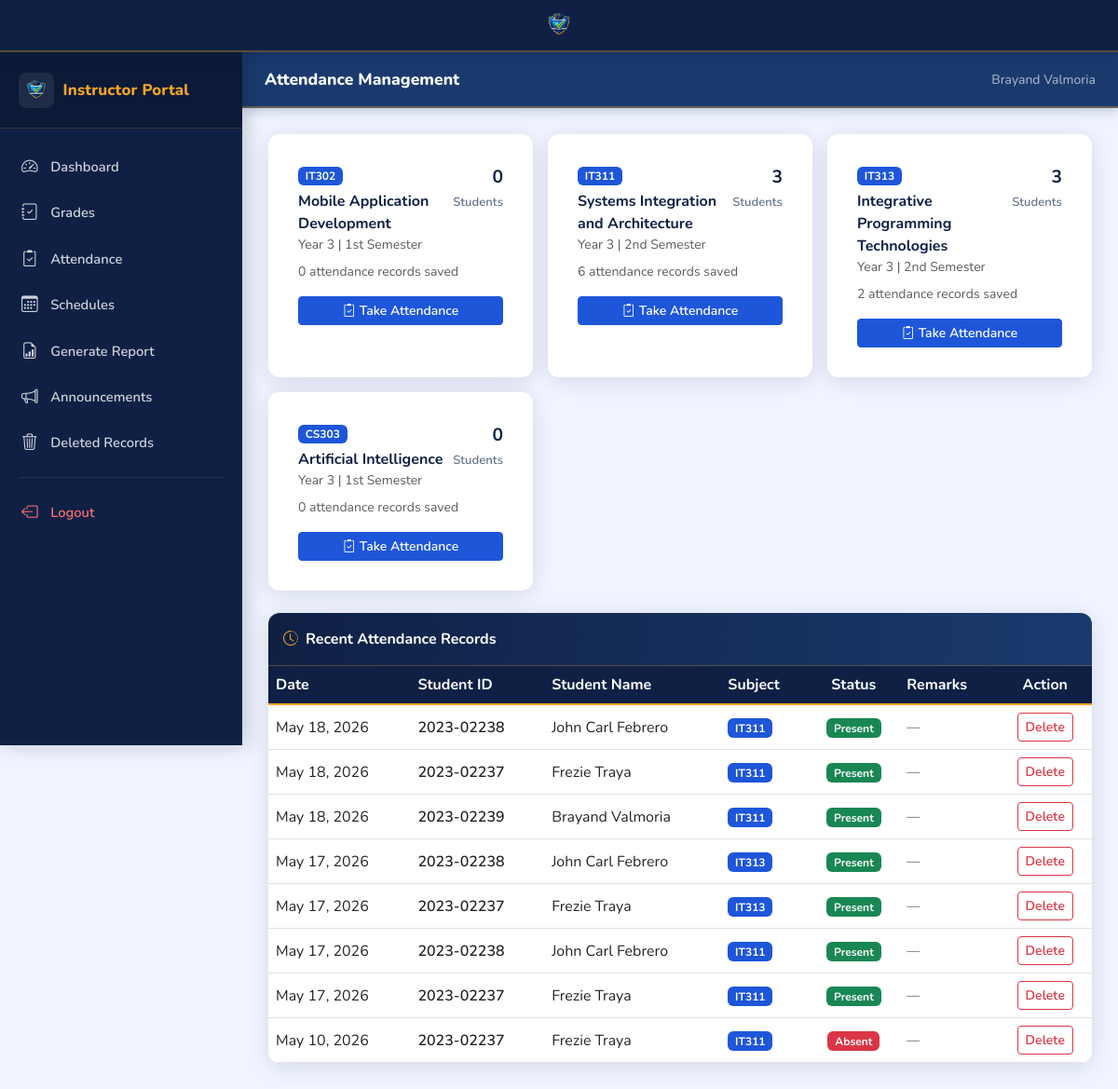
/attendance/instructor/ (signed in), run on the app's committed database.
### accounts/models.py (models this page shows, shortened)
class InstructorProfile(SoftDeleteMixin, models.Model):
    POSITION_CHOICES = [
        ('instructor_1', 'Instructor I'),
        ('instructor_2', 'Instructor II'),
        ('instructor_3', 'Instructor III'),
        ('assistant_prof_1', 'Assistant Professor I'),
        ('assistant_prof_2', 'Assistant Professor II'),
        ('associate_prof', 'Associate Professor'),
        ('full_prof', 'Full Professor'),
    ]
    YEAR_LEVEL_CHOICES = [
        ('1', '1st Year'),
        ('2', '2nd Year'),
        ('3', '3rd Year'),
        ('4', '4th Year'),
        ('all', 'All Year Levels'),
    ]
    user = models.OneToOneField(User, on_delete=models.CASCADE, related_name='instructor_profile')
    faculty_id = models.CharField(max_length=50, unique=True)
    full_name = models.CharField(max_length=200)
    department = models.ForeignKey(Department, on_delete=models.SET_NULL, null=True)
    program = models.ForeignKey(Program, on_delete=models.SET_NULL, null=True, blank=True)
    year_level_handles = models.CharField(max_length=10, choices=YEAR_LEVEL_CHOICES, default='all')
    position = models.CharField(max_length=50, choices=POSITION_CHOICES, blank=True)
    created_at = models.DateTimeField(auto_now_add=True)

class StudentProfile(SoftDeleteMixin, models.Model):
    YEAR_LEVEL_CHOICES = [
        ('1', '1st Year'),
        ('2', '2nd Year'),
        ('3', '3rd Year'),
        ('4', '4th Year'),
    ]
    user = models.OneToOneField(User, on_delete=models.CASCADE, related_name='student_profile')
    student_id = models.CharField(max_length=50, unique=True)
    department = models.ForeignKey(Department, on_delete=models.SET_NULL, null=True)
    program = models.ForeignKey(Program, on_delete=models.SET_NULL, null=True)
    year_level = models.CharField(max_length=1, choices=YEAR_LEVEL_CHOICES)
    full_name = models.CharField(max_length=200)
    contact_number = models.CharField(max_length=20, blank=True)
    address = models.TextField(blank=True)
    date_of_birth = models.DateField(null=True, blank=True)
    gender = models.CharField(max_length=20, blank=True)
    profile_complete = models.BooleanField(default=False)
    created_at = models.DateTimeField(auto_now_add=True)

### enrollment/models.py (models this page shows, shortened)
class Subject(models.Model):
    name = models.CharField(max_length=200)
    code = models.CharField(max_length=20, unique=True)
    description = models.TextField(blank=True)
    units = models.PositiveIntegerField(default=3)
    department = models.ForeignKey(Department, on_delete=models.CASCADE, related_name='subjects')
    program = models.ForeignKey(Program, on_delete=models.CASCADE, related_name='subjects')
    year_level = models.CharField(max_length=1, choices=[
        ('1', '1st Year'), ('2', '2nd Year'), ('3', '3rd Year'), ('4', '4th Year')
    ])
    semester = models.CharField(max_length=20, choices=[
        ('1st', '1st Semester'), ('2nd', '2nd Semester'), ('summer', 'Summer')
    ], default='1st')
    assigned_instructor = models.ForeignKey(
        InstructorProfile, on_delete=models.SET_NULL, null=True, blank=True, related_name='subjects'
    )

class Enrollment(SoftDeleteMixin, models.Model):
    STATUS_PENDING = 'pending'
    STATUS_APPROVED = 'approved'
    STATUS_REJECTED = 'rejected'
    STATUS_CHOICES = [
        (STATUS_PENDING, 'Pending Approval'),
        (STATUS_APPROVED, 'Approved'),
        (STATUS_REJECTED, 'Rejected'),
    ]
    CIVIL_STATUS_CHOICES = [
        ('single', 'Single'), ('married', 'Married'),
        ('widowed', 'Widowed'), ('separated', 'Separated'),
    ]
    GENDER_CHOICES = [
        ('male', 'Male'), ('female', 'Female'), ('other', 'Other'),
    ]
    student = models.OneToOneField(StudentProfile, on_delete=models.CASCADE, related_name='enrollment')
    status = models.CharField(max_length=20, choices=STATUS_CHOICES, default=STATUS_PENDING, db_index=True)
    section = models.ForeignKey(Section, on_delete=models.SET_NULL, null=True, blank=True)
    school_year = models.CharField(max_length=20, default='2024-2025', db_index=True)
    semester = models.CharField(max_length=20, choices=[
        ('1st', '1st Semester'), ('2nd', '2nd Semester'), ('summer', 'Summer')
    ], default='1st')
    subjects = models.ManyToManyField(Subject, blank=True)
    civil_status = models.CharField(max_length=20, choices=CIVIL_STATUS_CHOICES, blank=True)
    ethnicity = models.CharField(max_length=100, blank=True)
    nickname = models.CharField(max_length=50, blank=True)
    address = models.TextField(blank=True)
    contact_number = models.CharField(max_length=20, blank=True)
    date_of_birth = models.DateField(null=True, blank=True)
    place_of_birth = models.CharField(max_length=200, blank=True)
    age = models.PositiveIntegerField(null=True, blank=True)
    gender = models.CharField(max_length=20, choices=GENDER_CHOICES, blank=True)
    zip_code = models.CharField(max_length=10, blank=True)
    mother_name = models.CharField(max_length=200, blank=True)
    mother_occupation = models.CharField(max_length=200, blank=True)
    father_name = models.CharField(max_length=200, blank=True)
    father_occupation = models.CharField(max_length=200, blank=True)
    guardian_name = models.CharField(max_length=200, blank=True)
    guardian_relationship = models.CharField(max_length=100, blank=True)
    submitted_at = models.DateTimeField(auto_now_add=True)
    approved_at = models.DateTimeField(null=True, blank=True)
    remarks = models.TextField(blank=True)

### attendance/models.py (models this page shows, shortened)
class Attendance(SoftDeleteMixin, models.Model):
    STATUS_PRESENT = 'present'
    STATUS_ABSENT = 'absent'
    STATUS_LATE = 'late'
    STATUS_EXCUSED = 'excused'
    STATUS_CHOICES = [
        (STATUS_PRESENT, 'Present'),
        (STATUS_ABSENT, 'Absent'),
        (STATUS_LATE, 'Late'),
        (STATUS_EXCUSED, 'Excused'),
    ]
    enrollment = models.ForeignKey(Enrollment, on_delete=models.CASCADE, related_name='attendance_records')
    subject = models.ForeignKey(Subject, on_delete=models.CASCADE, related_name='attendance_records')
    instructor = models.ForeignKey(InstructorProfile, on_delete=models.SET_NULL, null=True)
    date = models.DateField(db_index=True)
    status = models.CharField(max_length=10, choices=STATUS_CHOICES, default=STATUS_PRESENT, db_index=True)
    remarks = models.CharField(max_length=200, blank=True)
    recorded_at = models.DateTimeField(auto_now_add=True)
    class Meta:
        unique_together = ('enrollment', 'subject', 'date')
        ordering = ['-date']

### attendance/views.py (the view)
# urls.py: path('instructor/', views.instructor_attendance, name='instructor_attendance'),
@login_required
def instructor_attendance(request):
    if request.user.role != User.ROLE_INSTRUCTOR:
        return redirect('home')
    instructor = request.user.instructor_profile
    subjects = Subject.objects.filter(assigned_instructor=instructor)
    subject_stats = []
    for subject in subjects:
        enrolled_count = Enrollment.objects.filter(subjects=subject, status='approved').count()
        records_count = Attendance.objects.filter(subject=subject, instructor=instructor).count()
        subject_stats.append({
            'subject': subject,
            'enrolled_count': enrolled_count,
            'records_count': records_count,
        })
    recent_records = Attendance.objects.filter(
        instructor=instructor
    ).select_related('enrollment__student', 'subject').order_by('-date', '-recorded_at')[:30]
    return render(request, 'attendance/instructor_attendance.html', {
        'subject_stats': subject_stats,
        'recent_records': recent_records,
        'instructor': instructor,
    })

### core/soft_delete.py (called while the page is built)
    def get_queryset(self):
        return SoftDeleteQuerySet(self.model, using=self._db).filter(is_deleted=False)

### templates/attendance/instructor_attendance.html (shortened to what this page needs)
{% extends 'base.html' %}
{% block body %}
<div class="portal-layout">
  {% include 'partials/sidebar_instructor.html' %}
  <div class="main-content">
    <div class="topbar">
      <div class="d-flex align-items-center gap-3">
        <span class="topbar-title">Attendance Management</span>
      </div>
      <span class="text-muted small">{{ instructor.full_name }}</span>
    </div>
    <div class="page-body fade-in">
      <div class="row g-3 mb-4">
        {% for item in subject_stats %}
        <div class="col-md-6 col-xl-4">
          <div class="form-card h-100">
            <div class="d-flex justify-content-between align-items-start mb-2">
              <div>
                <span class="badge bg-primary">{{ item.subject.code }}</span>
                <div class="fw-bold mt-1" style="color:#0f2044;">{{ item.subject.name }}</div>
                <div class="text-muted small">Year {{ item.subject.year_level }} | {{ item.subject.get_semester_display }}</div>
              </div>
              <div class="text-end">
                <div class="fw-bold" style="font-size:1.2rem;color:#0f2044;">{{ item.enrolled_count }}</div>
                <div class="stat-label">Students</div>
              </div>
            </div>
            <div class="text-muted small mb-3">{{ item.records_count }} attendance record{{ item.records_count|pluralize }} saved</div>
            <a href="{% url 'attendance_sheet' item.subject.pk %}" class="btn btn-primary btn-sm w-100 fw-semibold">
              <i class="bi bi-clipboard2-check me-1"></i>Take Attendance
            </a>
          </div>
        </div>
        {% empty %}
        <div class="col-12 text-center text-muted py-4">No subjects assigned yet.</div>
        {% endfor %}
      </div>
      <div class="portal-table">
        <div class="p-3 border-bottom fw-bold" style="color:#0f2044;background:#f8faff;">
          <i class="bi bi-clock-history me-2 text-primary"></i>Recent Attendance Records
        </div>
        <table class="table table-hover mb-0">
          <thead>
            <tr>
              <th>Date</th>
              <th>Student ID</th>
              <th>Student Name</th>
              <th>Subject</th>
              <th class="text-center">Status</th>
              <th>Remarks</th>
              <th class="text-center">Action</th>
            </tr>
          </thead>
          <tbody>
            {% for rec in recent_records %}
            <tr>
              <td>{{ rec.date|date:"M d, Y" }}</td>
              <td class="fw-semibold">{{ rec.enrollment.student.student_id }}</td>
              <td>{{ rec.enrollment.student.full_name }}</td>
              <td><span class="badge bg-primary">{{ rec.subject.code }}</span></td>
              <td class="text-center">
                <span class="badge {% if rec.status == 'present' %}bg-success{% elif rec.status == 'absent' %}bg-danger{% elif rec.status == 'late' %}bg-warning text-dark{% else %}bg-secondary{% endif %}">
                  {{ rec.get_status_display }}
                </span>
              </td>
              <td class="text-muted small">{{ rec.remarks|default:"—" }}</td>
              <td class="text-center">
                <form method="post" action="{% url 'attendance_delete' rec.pk %}" class="d-inline"
                      onsubmit="return confirm('Delete this record?');">
                  <button type="submit" class="btn btn-sm btn-outline-danger">Delete</button>
                </form>
              </td>
            </tr>
            {% empty %}
            <tr><td colspan="7" class="text-center text-muted py-4">No attendance records yet.</td></tr>
            {% endfor %}
          </tbody>
        </table>
      </div>
    </div>
  </div>
</div>
{% endblock %}

### static/css/portal.css (style rules this page uses)
:root { --primary-blue: #1a3a6e; --primary: #1e56d9; --primary-dark: #1342b5; --primary-light: #dbeafe; --sidebar-bg: #0f2044; --accent-gold: #f5a623; --accent-gold-dark: #c8860e; --accent-gold-light:#fef7e6; --sidebar-text: rgba(255, 255, 255, 0.80); --sidebar-width: 260px; --site-navbar-h: 56px; --topbar-h: 60px; --radius: 12px; --shadow: 0 4px 24px rgba(15, 32, 68, 0.12); --shadow-sm: 0 2px 8px rgba(15, 32, 68, 0.08); --bs-primary: #1e56d9; --bs-primary-rgb: 30, 86, 217; --bs-warning: #f5a623; --bs-warning-rgb: 245, 166, 35; }
body { font-family: 'Nunito', sans-serif; background: #f0f4ff; color: #1e293b; padding-top: var(--site-navbar-h); }
.portal-layout { display: flex; min-height: 100vh; }
.main-content { margin-left: var(--sidebar-width); flex: 1; display: flex; flex-direction: column; }
.topbar { height: var(--topbar-h); background: var(--primary-blue); display: flex; align-items: center; padding: 0 1.5rem; justify-content: space-between; box-shadow: 0 2px 12px rgba(15, 32, 68, 0.25); position: sticky; top: var(--site-navbar-h); z-index: 100; border-bottom: 2px solid rgba(245, 166, 35, 0.35); }
.topbar-title { font-weight: 800; font-size: 1.1rem; color: #fff; }
.topbar > span.text-muted, .topbar .text-muted { color: rgba(255, 255, 255, 0.65) !important; }
.page-body { padding: 1.75rem; }
.stat-label { font-size: .82rem; color: #64748b; font-weight: 600; margin-top: .2rem; }
.portal-table { background: #fff; border-radius: var(--radius); overflow: hidden; box-shadow: var(--shadow); }
.portal-table .table { margin: 0; }
.portal-table .table td { vertical-align: middle; }
.portal-table > div.border-bottom, .portal-table > .table-responsive + div.border-bottom { background: linear-gradient(90deg, var(--sidebar-bg) 0%, var(--primary-blue) 100%) !important; color: #fff !important; border-bottom: 1px solid rgba(245, 166, 35, 0.30) !important; }
.portal-table > div.border-bottom .text-primary { color: var(--accent-gold) !important; }
.portal-table .table thead th, .table thead th { background: var(--sidebar-bg); color: #fff; font-weight: 700; border-bottom: 2px solid var(--accent-gold); border-top: none; white-space: nowrap; }
.form-card { background: #fff; border-radius: var(--radius); padding: 2rem; box-shadow: var(--shadow); }
.fade-in { animation: fadeIn .35s ease both; }
.btn-primary, .btn-primary:not(:disabled):not(.disabled) { background-color: var(--primary); border-color: var(--primary); color: #fff; font-weight: 700; }
.btn-outline-danger { font-weight: 600; }
.badge.bg-primary { background-color: var(--primary) !important; }
.text-primary { color: var(--primary) !important; }

### data on the page
InstructorProfile: full_name "Brayand Valmoria"
Subject: subject.code "IT302", subject.name "Mobile Application Development", subject.year_level "3", subject.semester "1st Semester", enrolled_count "0", records_count "0"
Subject: subject.code "IT311", subject.name "Systems Integration and Architecture", subject.year_level "3", subject.semester "2nd Semester", enrolled_count "3", records_count "6"
Subject: subject.code "IT313", subject.name "Integrative Programming Technologies", subject.year_level "3", subject.semester "2nd Semester", enrolled_count "3", records_count "2"
Subject: subject.code "CS303", subject.name "Artificial Intelligence", subject.year_level "3", subject.semester "1st Semester", enrolled_count "0", records_count "0"
Attendance: date "May 18, 2026", enrollment.student.student_id "2023-02238", enrollment.student.full_name "John Carl Febrero", subject.code "IT311", status "Present", remarks "—"
Attendance: date "May 18, 2026", enrollment.student.student_id "2023-02237", enrollment.student.full_name "Frezie Traya", subject.code "IT311", status "Present", remarks "—"
Attendance: date "May 18, 2026", enrollment.student.student_id "2023-02239", enrollment.student.full_name "Brayand Valmoria", subject.code "IT311", status "Present", remarks "—"
Attendance: date "May 17, 2026", enrollment.student.student_id "2023-02238", enrollment.student.full_name "John Carl Febrero", subject.code "IT313", status "Present", remarks "—"
Attendance: date "May 17, 2026", enrollment.student.student_id "2023-02237", enrollment.student.full_name "Frezie Traya", subject.code "IT313", status "Present", remarks "—"
Attendance: date "May 17, 2026", enrollment.student.student_id "2023-02238", enrollment.student.full_name "John Carl Febrero", subject.code "IT311", status "Present", remarks "—"
Attendance: date "May 17, 2026", enrollment.student.student_id "2023-02237", enrollment.student.full_name "Frezie Traya", subject.code "IT311", status "Present", remarks "—"
Attendance: date "May 10, 2026", enrollment.student.student_id "2023-02237", enrollment.student.full_name "Frezie Traya", subject.code "IT311", status "Absent", remarks "—"
